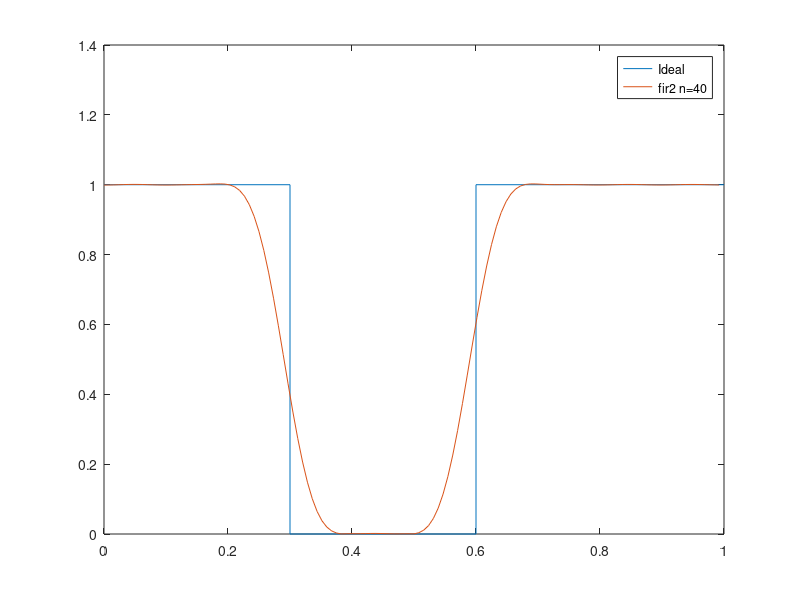

Source code (MATLAB):
f=[0 0.3 0.3 0.6 0.6 1];
m=[1 1 0 0 1 1];
b=fir2(40,f,m);
[h,w]=freqz(b,1,128);
plot(f,m,w/pi,abs(h));
legend('Ideal','fir2 n=40')